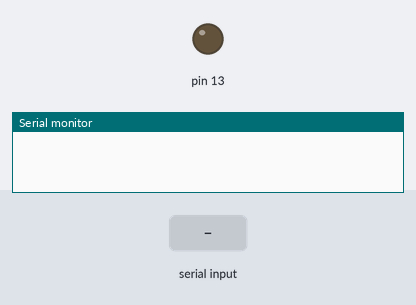
This sketch was run on a simulated Arduino Uno, built with avr-gcc and run on an emulated ATmega328P. Shown: output pins drawn as LEDs (lit = HIGH), the last lines printed to the serial monitor. The inputs (shaded band) are chosen by the test bench.

Above: at 1.2 s.
1.3 s: "a" received over Serial
At 2.5 s:
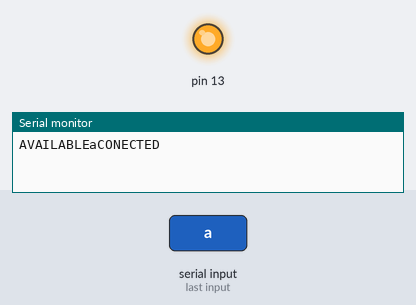
2.8 s: "b" received over Serial
At 3.6 s:
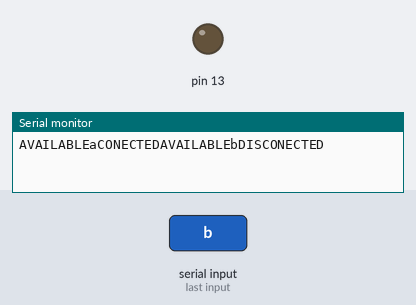
Timing chart, 0 to 5.8 s (numbered marks = the images above; inputs shaded):
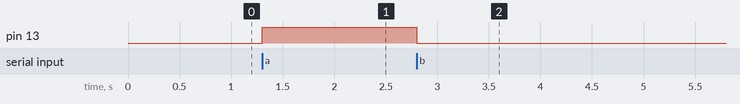

The sketch:

LedBluetooth.ino
```cpp
void setup() {
  Serial.begin(9600);
  pinMode(13,OUTPUT);
}

void loop() {
  char c;

  if (Serial.available()){
    Serial.print("AVAILABLE");
    c = Serial.read();
    Serial.print(c);
    if(c=='a'){
      digitalWrite(13,HIGH);
      Serial.print("CONECTED");
    }else if(c=='b'){
      digitalWrite(13,LOW);
      Serial.print("DISCONECTED");
    }
  }
}
```

Measured:
- after the input at 1.3 s, pin 13: LOW → HIGH at once
- after the input at 2.8 s, pin 13: HIGH → LOW at once
